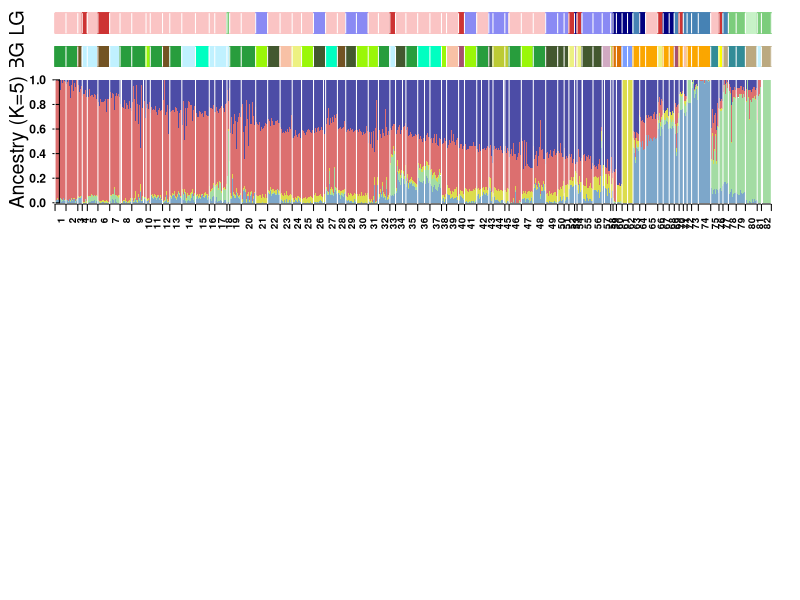

Recreate this plot in R.
#ADMIXTURE PLOT 
#FIGURE : 2c 

setwd("/home/cuser48/Documents/GENOME_INDIA_PLOTS/GENOME_INDIA_CODES_TO_BE_SHARED_GIT/admixture_2c/")

#READING THE DATA :

data11_K5_modern <- read.csv("k5_admix_data.csv")

###################################################################################################################################
zz=as.data.frame(table(data11_K5_modern$pop_number))
colnames(zz)=c("pop","Freq")
zz=subset(zz,zz$Freq !=0)

zz2=as.data.frame(unique(data11_K5_modern$pop_number))
colnames(zz2)="pop"
zz2$numbers=rownames(zz2)
zz3=merge(zz2,zz,by="pop")
zz4=zz3[order(as.numeric(zz3$numbers)),]

z_K3=as.numeric(zz4$Freq)

z2_K3=vector()
sum=0

for (i in 1:length(z_K3)){
  sum=sum + z_K3[i]
  z2_K3[i]=sum 
}

z3_K3=unique(z2_K3)
z4_K3=c(0,z3_K3)

y_K3=vector()
for (i in 1:(length(z4_K3)-1)){
  y_K3[i]=z4_K3[i] + 0.5*(z4_K3[i+1]-z4_K3[i])
}

lab_num  = as.vector(unique(data11_K5_modern$pop_number))


###MAIN PLOT:

layout(matrix(c(1,2,3,3,3,3,3,3,3,3,3,3,3,3,3,3,3,3),nrow=18))
par(mar=c(0,1,1,0))
par(xpd=F)

par(mar=c(0,2,1,0))

bar_positions <- barplot(rep(1,dim(data11_K5_modern)[1]), border = data11_K5_modern$Colour_LG_Tribe , yaxt="n" , xaxt = "n")
#axis(2,las=2,cex.axis=1.1,line=-2.5,font=2)
title(ylab = "LG", line = 0,cex.lab=1.8,font=2)
abline(v= bar_positions[z4_K3],col="white", cex =.1)

par(mar=c(0,2,1,0))

bar_positions <- barplot(rep(1,dim(data11_K5_modern)[1]), border = data11_K5_modern$Colour_Physiography , yaxt="n" , xaxt = "n")
#axis(2,las=2,cex.axis=1.1,line=-2.5,font=2)
title(ylab = "BG", line = 0,cex.lab=1.8,font=2)
abline(v=bar_positions[z4_K3],col="white", cex =.1)

par(mar=c(30,2,1,0))
# V1 = AAA (cluster_4), V2 = ATB (cluster_5), V3 = KURUMAN|PANIYAN (cluster_3) , V4 = ANI (cluster_1) , V5 = ASI (cluster_2)
original_colors <- c("steelblue", "palegreen3", "yellow3", "brown3", "navy")

# Function to create pastel colors
make_pastel <- function(color) {
  adjustcolor(color, alpha.f = 0.7) # Reduce opacity for pastel effect
}

# Generate pastel versions
pastel_colors <- sapply(original_colors, make_pastel)

# Plot to visualize the colors

barplot(t(as.matrix(data11_K5_modern[,1:5])), col=c( pastel_colors), xlab="", yaxt="n", border="NA",space=0.0, names.arg = rep("",dim(data11_K5_modern)[1]))
axis(1,at=z4_K3,labels=F)
Map(axis, side=1, line=0, at=y_K3, tick=F,labels=lab_num,las=2,srt =35,cex.axis=0.9,font=2)
axis(2,las=2,cex.axis=1.1,line=-2.5,font=2)
title(ylab = "Ancestry (K=5)", line = 0,cex.lab=1.8,font=2)
abline(v=z4_K3,col="white", cex =.1)
